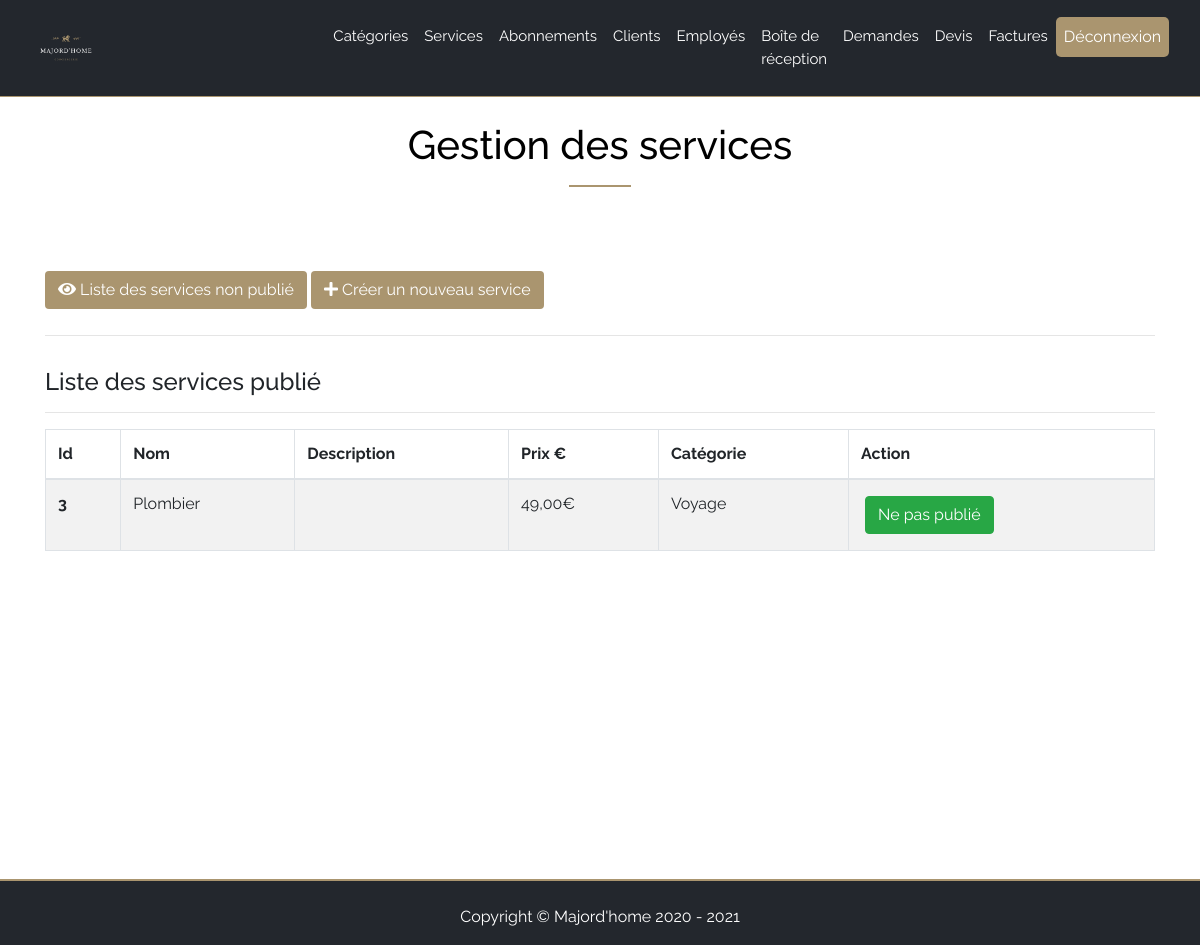
Screenshot of /pages/back/servicesBack.php (signed in) with the database file from the repository.
### tables this page shows
CREATE TABLE `service` (
  `idService` int(11) NOT NULL,
  `nom` varchar(80) NOT NULL,
  `description` text,
  `prix` float DEFAULT NULL,
  `statut` int(11) DEFAULT NULL,
  `idCategorie` int(11) DEFAULT NULL
);

CREATE TABLE `categorie` (
  `idCategorie` int(11) NOT NULL,
  `nom` varchar(100) NOT NULL,
  `description` text
);

### pages/back/servicesBack.php (the view, shortened to what this page needs)
<?php
require('headerBack.php');
$connect = connectDb();
$queryPrepared = $connect->prepare('SELECT s.idService,s.nom,s.prix,s.description,c.nom AS nomCateg FROM service s, categorie c WHERE s.idCategorie = c.idCategorie  AND s.statut = 1;');
$queryPrepared->execute();
$dataService = $queryPrepared->fetchAll(PDO::FETCH_ASSOC);
?>
<section>
<div class="title text-center pt-4">
	<h1>Gestion des services</h1>
	<hr class="hr">
</div>
<div class="container pt-5">
	<a href="createService.php"><button class="btn btnService"><i class="fas fa-eye"> </i> Liste des services non publié</button></a>
	<a href="createService.php"><button class="btn btnService"> <i class="fas fa-plus"> </i> Créer un nouveau service</button></a>
	<hr>
</div>
<div class="container pt-3">
	<div class="row">
		<div class="col-md-12">
			<div>
				<h4>Liste des services publié</h4>
				<hr>
			</div>
			<div id="table">
				<table class='table table-striped table-hover table-bordered'>
					<thead>
				   		<tr>
				     		<th scope='col'>Id</th>
				     		<th>Nom</th>
				     		<th>Description</th>
				     		<th>Prix €</th>
				     		<th>Catégorie</th>
				     		<th>Action</th>
		     			</tr>
		    		</thead>
		    		<tbody>
		    		<?php
		    		foreach ($dataService as $value) {
		    			if ($value['prix']%100 == 0){
    					$price[0] = $value['prix']/100;
   						$price[1] = '00';
					}else{
					    $price = explode(".", $value['prix']/100);
					}
	echo "<th scope='row'>".$value['idService']."</th>";
      					echo "<td>".$value['nom']."</td>";
      					echo "<td>".$value['description']."</td>";
      					echo "<td>". $price[0] . "," .$price[1]. "€"."</td>";
      					echo "<td>".$value['nomCateg']."</td>";
      					echo "<td>";
      							echo "<button onclick='unpublishedConfirm(".$value['idService'].");' data-toggle='modal' data-target='#modalUnpublished' class='btn btn-success m-1'>Ne pas publié</button>";
      					echo "</td>";
    				}
		    		?>
		    	</tbody>
		    </table>
			</div>
		</div>
</section>
<?php require "../footer.php"; ?>

### css/body.css (style rules this page uses)
html, body { height: 100%; }
body { margin: 0; display: flex; flex-direction: column; min-height: 100vh; font-family: Raleway; }
.title { font-family: Raleway; color: #000000; padding-top: 70px; }
.hr { width: 5%; border: 1px solid #aa956f; }
.btn { margin-top: 20px; }
section { flex: 1; }

### css/front/inbox.css (style rules this page uses)
body { font-family: 'Raleway'; }
section { padding-bottom: 100px; }
.hr { width: 5%; border: 1px solid #aa956f; }

### css/back/category.css (style rules this page uses)
.title { font-family: Raleway; color: #000000; }
.hr { width: 5%; border: 1px solid #aa956f; }
section { padding-bottom: 150px; }
#table { overflow: scroll !important; height: 300px !important; }

### css/back/serviceBack.css (style rules this page uses)
.title { font-family: Raleway; color: #000000; padding-top: 20px; }
.hr { width: 5%; border: 1px solid #aa956f; }
section { padding-bottom: 150px; }
.btnService { background-color:#aa956f !important; color: #FFFFFF !important; font-family: Raleway; margin-bottom: 10px; }
#table { overflow: scroll !important; }

### rows the page displays
service: idService "3", nom "Plombier", price "49", price "00", idCategorie.nom "Voyage"
